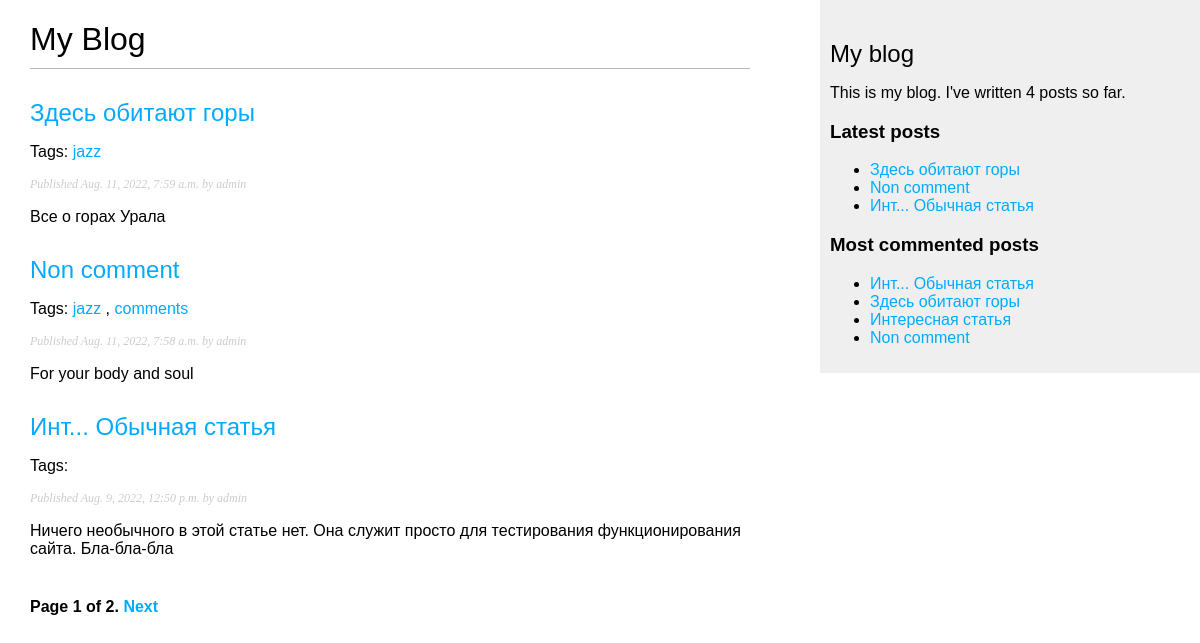
The page /blog/ on the database as committed earlier.
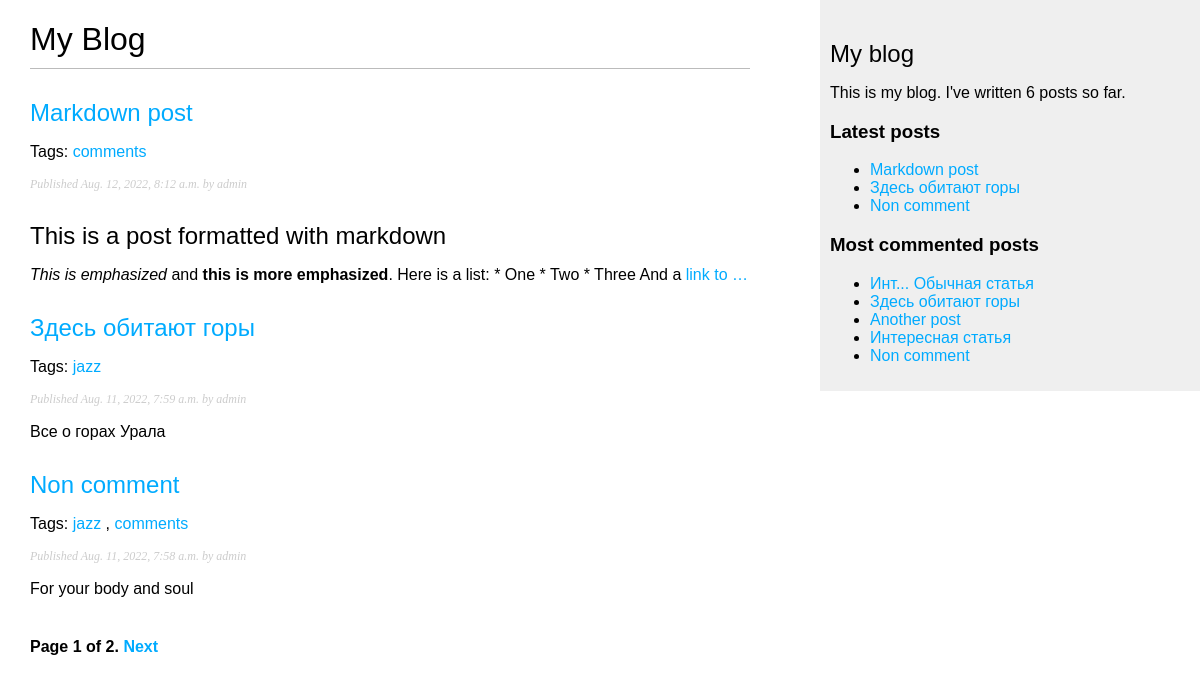
The same page on the database as committed later.
### blog/models.py (models this page shows, shortened)
class Post(models.Model):
    STATUS_CHOICES = (
        ('draft', 'Draft'),
        ('published', 'Published'),
    )
    title = models.CharField(max_length=250)
    slug = models.SlugField(max_length=250, unique_for_date='publish')
    author = models.ForeignKey(User, on_delete=models.CASCADE,
                               related_name='blog_posts')
    body = models.TextField()
    publish = models.DateTimeField(default=timezone.now)
    created = models.DateTimeField(auto_now_add=True)
    updated = models.DateTimeField(auto_now=True)
    status = models.CharField(max_length=10, choices=STATUS_CHOICES, default='draft')
    objects = models.Manager()
    published = PublishedManager()
    tags = TaggableManager()
    class Meta:
        ordering = ('-publish',)
    def get_absolute_url(self):
        return reverse('blog:post_detail', args=[self.publish.year, self.publish.month, self.publish.day, self.slug])

### blog/views.py (the view)
# urls.py: path('', views.post_list, name='post_list'),
def post_list(request, tag_slug=None):
    object_list = Post.published.all()
    tag = None
    if tag_slug:
        tag = get_object_or_404(Tag, slug=tag_slug)
        object_list = object_list.filter(tags__in=[tag])
    paginator = Paginator(object_list, 3)
    page = request.GET.get('page')
    try:
        posts = paginator.page(page)
    except PageNotAnInteger:
        posts = paginator.page(1)  # Если число не целое - возвращаем 1 страницу
    except EmptyPage:
        posts = paginator.page(paginator.num_pages)  # Если номер страницы больше, чем их количество,
    return render(request, 'blog/post/list.html', {'page': page, 'posts': posts, 'tag': tag})

### blog/models.py (called while the page is built)
    def get_queryset(self):
        return super().get_queryset().filter(status='published')

### blog/templatetags/blog_tags.py (called while the page is built)
@register.simple_tag
def total_posts():
    return Post.published.count()

@register.inclusion_tag('blog/post/latest_posts.html')
def show_latest_posts(count=5):
    latest_posts = Post.published.order_by('-publish')[:count]
    return {'latest_posts': latest_posts}

@register.simple_tag
def get_most_commented_posts(count=5):
    return Post.published.annotate(total_comments=Count('comments'))\
                         .order_by('-total_comments')[:count]

@register.filter(name='markdown')
def markdown_format(text):
    return mark_safe(markdown.markdown(text))

### blog/templates/blog/post/list.html (shortened to what this page needs)
{% extends "blog/base.html" %}
{% load blog_tags %}
{% block content %}
    <h1>My Blog</h1>
    {% for post in posts %}
        <h2>
            <a href="{{ post.get_absolute_url }}">{{ post.title }}</a>
        </h2>
        <p class="tags">
            Tags:
                {% for tag in post.tags.all %}
                    <a href="{% url "blog:post_list_by_tag" tag.slug %}">
                        {{ tag.name }}
                    </a>
                    {% if not forloop.last %}, {% endif %}
                {% endfor %}
        </p>
        <p class="date">Published {{ post.publish }} by {{ post.author }}</p>
        {{ post.body|markdown|truncatewords_html:30 }}
    {% endfor %}
    {% include "pagination.html" with page=posts %}
{% endblock %}

### blog/templates/blog/base.html (shortened to what this page needs)
{% load blog_tags %}
{% load static %}
<!DOCTYPE html>
<html>
<head>
    <link href="{% static "css/blog.css" %}" rel="stylesheet">
</head>
<body>
  <div id="content">
      {% block content %}{% endblock %}
  </div>
  <div id="sidebar">
      <h2>My blog</h2>
      <p>This is my blog. I've written {% total_posts %} posts so far.</p>
      <h3>Latest posts</h3>
      {% show_latest_posts 3 %}
      <h3>Most commented posts</h3>
      {% get_most_commented_posts as most_commented_posts %}
      <ul>
          {% for post in most_commented_posts %}
              <li><a href="{{ post.get_absolute_url }}">{{ post.title }}</a></li>
          {% endfor %}
      </ul>
  </div>
</body>
</html>

### blog/templates/blog/post/latest_posts.html
<ul>
    {% for post in latest_posts %}
        <li><a href="{{ post.get_absolute_urs }}">{{ post.title }}</a></li>
    {% endfor %}
</ul>

Rows that differ between the two databases and show on the page:
no longer on one of the page's lists (row unchanged): Post: title "Инт... Обычная статья", publish "Aug. 9, 2022, 12:50 p.m.", author "admin", body "Ничего необычного в этой статье нет. Она служит просто для тестирования функционирования сайта. Бла-бла-бла"
added Post: title "Markdown post", publish "Aug. 12, 2022, 8:12 a.m.", author "admin", body "This is a post formatted with markdown This is emphasized and this is more emphasized . Here is a list: * One * Two * Three And a link to …", Tag (name "comments")
now on this page (row edited): Post: title "Another post", shown under "Most commented posts"
Other text that changed with them:
text no longer shown: "4"
text now shown: "6"
